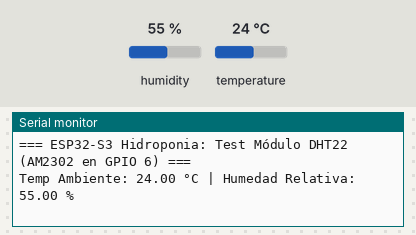
Bench run of a sketch on a simulated ESP32-S3. On the bench: the last lines printed to the serial monitor. The test bench sets the inputs (shaded band); at power-on: humidity 55 %, temperature 24 °C.

Above: at 3.2 s.
3.3 s: humidity set to 22 %
At 4.7 s:
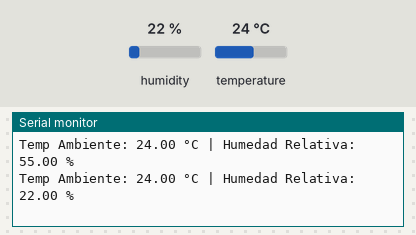
6.0 s: temperature set to 12 °C
At 6.4 s:
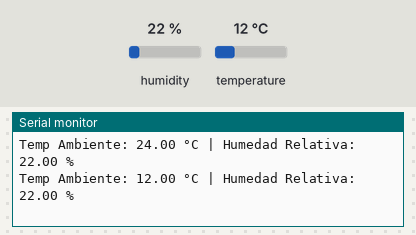
8.7 s: humidity set to 40 %
At 11.0 s:
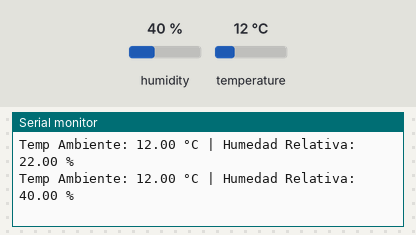
Timing chart, 0 to 12.5 s (numbered marks = the images above; inputs shaded):
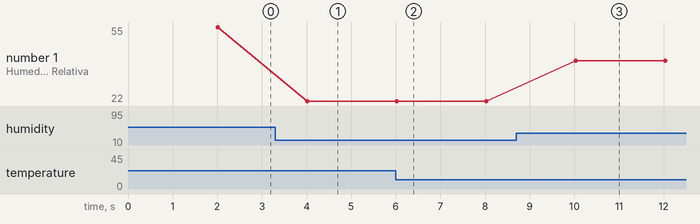

Measured:
- after the input at 3.3 s, the serial monitor: prints a new line after 0.71 s (image 1)
- after the input at 6.0 s, the serial monitor: prints a new line at once (image 2)
- after the input at 8.7 s, the serial monitor: prints a new line after 1.3 s (image 3)
- plotted number 1: 22 → 40 after the input at 8.7 s

The sketch:

DHT22.ino
```cpp
/**
 * AXIÓN - IOT | Test Individual: Módulo DHT22 (ASAIR AM2302)
 * Conexión física según elementos/CONEXIONES.md:
 *   - Puerto '+'   (Cable Azul)     -> Puerto 3V3 del ESP32-S3
 *   - Puerto 'out' (Cable Verde)    -> Puerto 6 (GPIO 6, Columna Izquierda)
 *   - Puerto '-'   (Cable Amarillo) -> Puerto G (GND) del ESP32-S3
 */

#include <DHT.h>

#define PIN_DHT 6
#define DHTTYPE DHT22

DHT dht(PIN_DHT, DHTTYPE);

void setup() {
  Serial.begin(115200);
  dht.begin();
  delay(2000);
  Serial.println("=== ESP32-S3 Hidroponia: Test Módulo DHT22 (AM2302 en GPIO 6) ===");
}

void loop() {
  float humedad = dht.readHumidity();
  float tempAmb = dht.readTemperature();

  if (isnan(humedad) || isnan(tempAmb)) {
    Serial.println("[ERROR] No se pudo leer el DHT22. Verifica: '+' -> 3V3 | 'out' -> GPIO 6 | '-' -> G.");
  } else {
    Serial.printf("Temp Ambiente: %.2f °C | Humedad Relativa: %.2f %%\n", tempAmb, humedad);
  }

  delay(2000);
}
```
